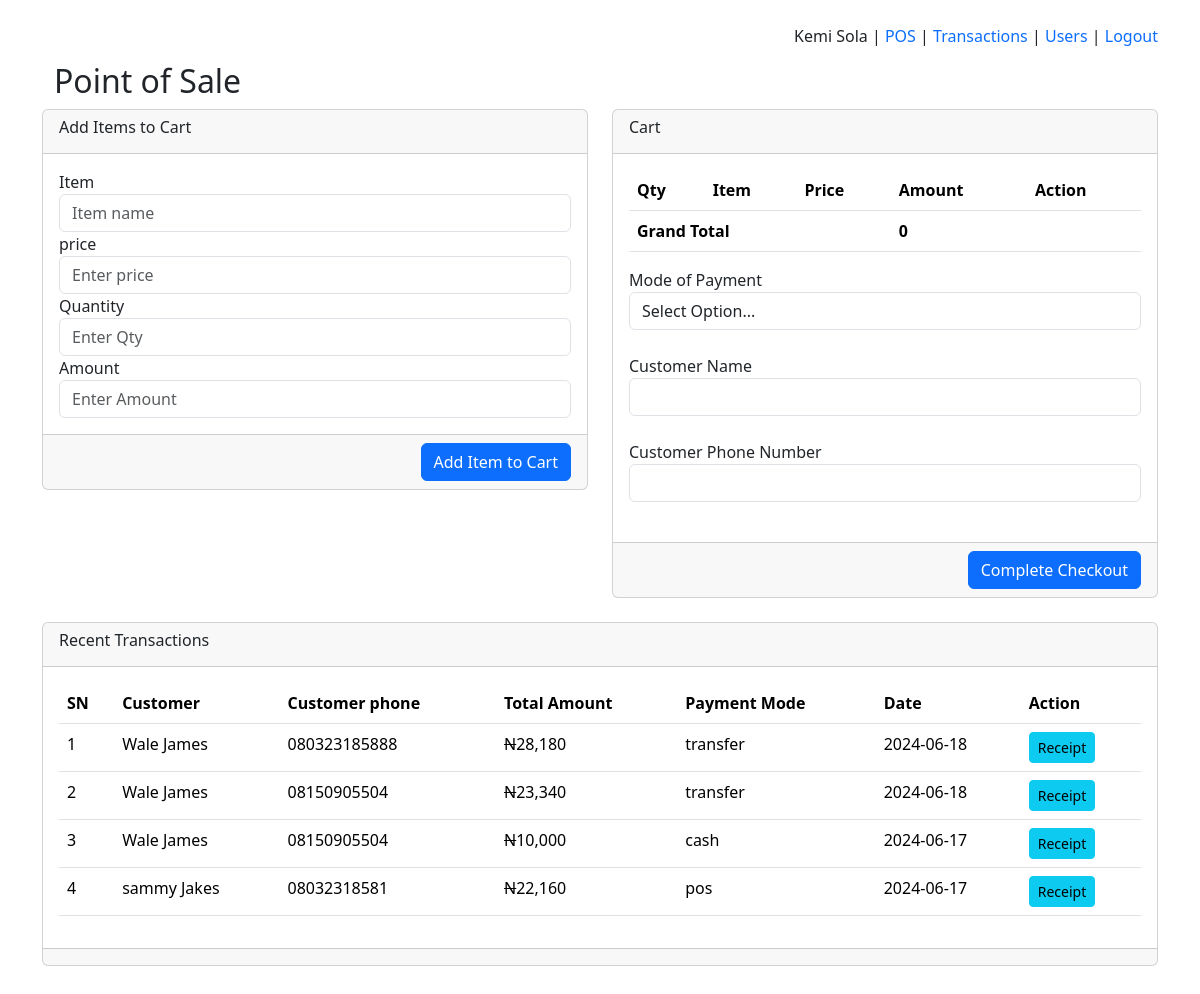
Page /sales.php (signed in) on the committed database.
### tables this page shows
CREATE TABLE `user` (
  `sn` bigint(20) UNSIGNED NOT NULL,
  `name` varchar(55) DEFAULT NULL,
  `phone` varchar(24) DEFAULT NULL,
  `email` varchar(55) DEFAULT NULL,
  `password` varchar(40) DEFAULT NULL,
  `status` int(2) NOT NULL DEFAULT 1,
  `bid` int(8) NOT NULL DEFAULT 0,
  `created` timestamp NOT NULL DEFAULT current_timestamp() ON UPDATE current_timestamp(),
  `admin` int(2) NOT NULL DEFAULT 0
);

CREATE TABLE `sales` (
  `sn` bigint(20) UNSIGNED NOT NULL,
  `salesid` varchar(16) DEFAULT NULL,
  `customer` varchar(24) DEFAULT NULL,
  `phone` varchar(24) DEFAULT NULL,
  `total` int(10) DEFAULT NULL,
  `created` timestamp NOT NULL DEFAULT current_timestamp() ON UPDATE current_timestamp(),
  `status` int(2) NOT NULL DEFAULT 1,
  `bid` int(8) NOT NULL DEFAULT 0,
  `user` int(6) NOT NULL DEFAULT 0,
  `mode` varchar(22) NOT NULL DEFAULT 'cash'
);

### constant.php (called while the page is built, shortened)
<?php
$db = new mysqli(DB_HOST, DB_USER, DB_PASS, DB_NAME);
$user = $_SESSION['user']??'';
if($user){
    $sql = $db->query("SELECT * FROM user WHERE sn = '$user' ");
    $row = mysqli_fetch_assoc($sql);
    $name = $row['name'];
    $bid = $row['bid'];
    $admin = $row['admin'];
}

### sales.php (the view, shortened to what this page needs)
<?php
include('constant.php');
?>
<!DOCTYPE html>
<html lang="en">
<head>
    <link href="css/bootstrap.min.css" rel="stylesheet" >
</head>
<body>
<div class="container mt-4">
<?php include('nav.php') ?>
    <div class="row">
        <div class="col-md-12">
            <h2 style=""><?php if(isset($_COOKIE['biztitle'])){ echo strtoupper($_COOKIE['biztitle']); } ?><br>Point of Sale</h2>
        </div>
    </div>
    <div class="row">
        <div class="col-md-6">
<div class="card">
    <div class="card-header">
        <h6>Add Items to Cart</h6>
    </div>
    <div class="card-body">
        <form method="post">
      <div class="form-group">
<label for="">Item</label>
<input type="text" class="form-control" name="item" placeholder="Item name">
</div>
<div class="form-group">
<label for="">price</label>
<input type="number" class="form-control" id="price" name="price" onkeyup="document.getElementById('amount').value = this.value * document.getElementById('qty').value;" placeholder="Enter price" required>
</div>
<div class="form-group">
<label for="">Quantity</label>
<input type="number" class="form-control" id="qty" name="qty" onkeyup="document.getElementById('amount').value = this.value * document.getElementById('price').value;" placeholder="Enter Qty" required>
</div>
<div class="form-group">
<label for="">Amount</label>
<input type="number" class="form-control" id="amount" onkeyup="this.value = document.getElementById('qty').value * document.getElementById('price').value;" name="amount" placeholder="Enter Amount">
</div>
</div>
<div class="card-footer">
<div class="form-group">
    <div style="float:right">
<button type="submit" class="btn btn-primary btn-block" name="AddItem">Add Item to Cart</button>
</div>
</div>
    </div>
</div>
        </div>
        <div class="col-md-6"><form method="post">
        <div class="card">
    <div class="card-header">
        <h6>Cart</h6>
    </div>
    <div class="card-body">
<table class="table">
<tr><th>Qty</th><th>Item</th><th>Price</th><th>Amount</th><th>Action</th></tr>
<?php $total  = 0;
echo '<tr><th colspan="3">Grand Total</th><th>'.number_format($total).'</th><th></th></tr>';
?>
</table>
<label for="">Mode of Payment</label>
<select class="form-control" name="mode" required>
<option value="">Select Option...</option>
</select><br>
<label for="">Customer Name</label>
<input type="text" class="form-control" name="customer" required><br>
<label for="">Customer Phone Number</label>
<input type="number" class="form-control" name="phone"><br>
</div>
    <div class="card-footer">
    <div style="float:right">
    <button type="submit" class="btn btn-primary btn-block" name="Checkout">Complete Checkout</button>
</div>
</div>
        </div>
 </form>
</div>
</div>
<div class="row">
    <div class="col-md-12 pt-4 pb-5">
        <div class="card">
            <div class="card-header">
                <h6>Recent Transactions</h6></div>
            <div class="card-body table-responsive">
                <table class="table">
                    <tr>
                        <th>SN</th>
                        <th>Customer</th>
                        <th>Customer phone</th>
                        <th>Total Amount</th>
                        <th>Payment Mode</th>
                        <th>Date</th>
                        <th>Action</th>
                    </tr>
<?php $i=1; $sql = $db->query("SELECT * FROM sales WHERE bid='$bid' AND user='$user' ORDER BY sn DESC LIMIT 20");
while($row = mysqli_fetch_assoc($sql)){ $e = $i++ ?>
                    <tr>
                        <td><?= $e ?></td>
                        <td><?= $row['customer'] ?></td>
                        <td><?= $row['phone'] ?></td>
                        <td><strike>N</strike><?= number_format($row['total']) ?></td>
                         <td><?= $row['mode'] ?></td>
                        <td><?= substr($row['created'],0,10) ?></td>
                        <td><a class="btn btn-sm btn-info" href="receipt.php?salesid=<?= $row['salesid'] ?>">Receipt</a>
                            <?php if($e==1 && substr($row['created'], 0, 10)==date('Y-m-d')){?><a style="margin-left: 10px" href="?edit=<?= $row['sn'] ?>&salesid=<?= $row['salesid'] ?>" class="btn btn-sm btn-primary">Edit</a><?php } ?></td>
                    </tr>
                    <?php } ?>
                </table>
            </div>
            <div class="card-footer"></div>
        </div>
    </div>
</div>
</body>
</html>

### nav.php (shortened to what this page needs)
<div style="float: right;">
    <?=$name?> |
    <?php if($admin==1){ ?>
    <a href="sales.php">POS</a> |
    <a href="transactions.php">Transactions</a> |
<a href="user.php">Users</a> | <?php } ?>
<a href="?logout=true">Logout</a>
</div>

### nav.php (style rules this page uses)
a { text-decoration: none; }

### rows in the picture
user: name "Kemi Sola"
sales: e "1", customer "Wale James", phone "080323185888", total "28,180", mode "transfer", created "2024-06-18"
sales: e "2", customer "Wale James", phone "08150905504", total "23,340", mode "transfer", created "2024-06-18"
sales: e "3", customer "Wale James", phone "08150905504", total "10,000", mode "cash", created "2024-06-17"
sales: e "4", customer "sammy Jakes", phone "08032318581", total "22,160", mode "pos", created "2024-06-17"

### other values in the picture
$total "0"
